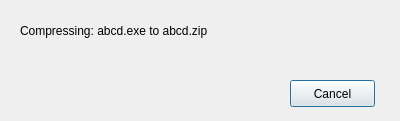
<?xml version="1.0" encoding="UTF-8"?>
<ui version="4.0">
 <class>Dialog</class>
 <widget class="QDialog" name="Dialog">
  <property name="geometry">
   <rect>
    <x>0</x>
    <y>0</y>
    <width>400</width>
    <height>121</height>
   </rect>
  </property>
  <property name="windowTitle">
   <string>Dialog</string>
  </property>
  <widget class="Q3ProgressBar" name="progressBar">
   <property name="geometry">
    <rect>
     <x>10</x>
     <y>50</y>
     <width>381</width>
     <height>20</height>
    </rect>
   </property>
   <property name="progress">
    <number>30</number>
   </property>
  </widget>
  <widget class="QPushButton" name="pushButton">
   <property name="geometry">
    <rect>
     <x>290</x>
     <y>80</y>
     <width>85</width>
     <height>27</height>
    </rect>
   </property>
   <property name="text">
    <string>Cancel</string>
   </property>
  </widget>
  <widget class="QLabel" name="label">
   <property name="geometry">
    <rect>
     <x>20</x>
     <y>20</y>
     <width>361</width>
     <height>21</height>
    </rect>
   </property>
   <property name="text">
    <string>Compressing: abcd.exe to abcd.zip</string>
   </property>
  </widget>
 </widget>
 <customwidgets>
  <customwidget>
   <class>Q3ProgressBar</class>
   <extends>QFrame</extends>
   <header>Qt3Support/Q3ProgressBar</header>
  </customwidget>
 </customwidgets>
 <resources/>
 <connections/>
</ui>
